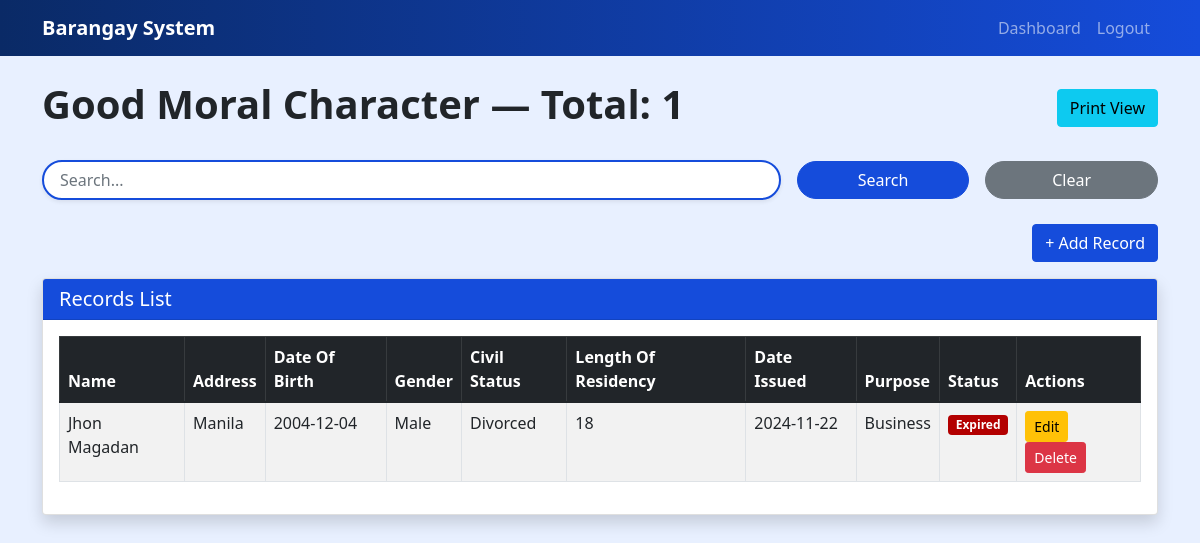
Page /goodmoral on the earlier database version.
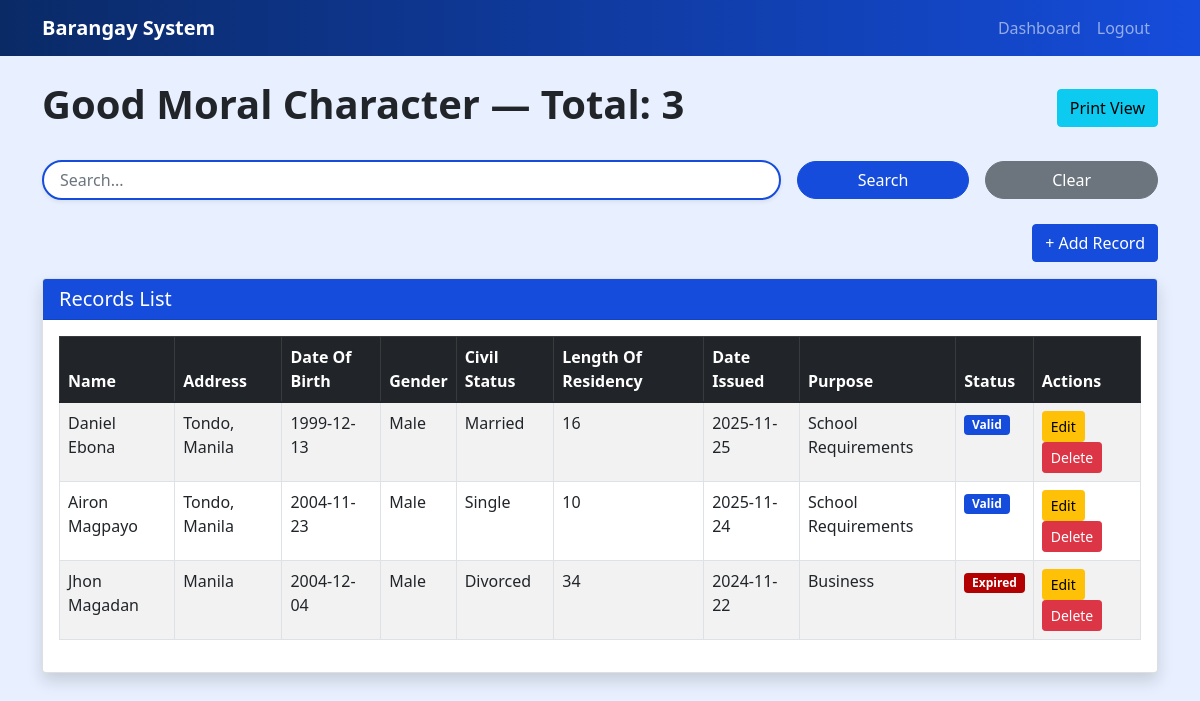
Same page on the later database version.
### models.py (models this page shows)
class GoodMoral(db.Model):
    id = db.Column(db.Integer, primary_key=True)
    name = db.Column(db.String(200), nullable=False)
    address = db.Column(db.String(300))
    date_of_birth = db.Column(db.Date)
    gender = db.Column(db.String(20))
    civil_status = db.Column(db.String(50))
    length_of_residency = db.Column(db.Integer)
    purpose = db.Column(db.String(300))
    status = db.Column(db.String(50))
    date_issued = db.Column(db.Date)

### app.py (the view, shortened to what this page needs)
        def view_func():
            q = request.args.get("q", "").strip()
            month = request.args.get("month", "")
            year = request.args.get("year", "")
            qry = Model.query
            if q:
                like = f"%{q}%"
                text_cols = [getattr(Model, c.name) for c in Model.__table__.columns if hasattr(c.type,"length") or c.type.__class__.__name__.lower() in ("text","varchar","string")]
                if text_cols:
                    qry = qry.filter(or_(*[col.ilike(like) for col in text_cols]))
            if month and year and "date_issued" in Model.__table__.columns.keys():
                qry = qry.filter(
                    db.func.strftime("%m", Model.date_issued) == f"{int(month):02d}",
                    db.func.strftime("%Y", Model.date_issued) == year
                )
            records_orm = qry.order_by(Model.id.desc()).all()
            today = datetime.utcnow().date()
            for r in records_orm:
                if hasattr(r,"date_issued") and r.date_issued:
                    months = 12 if "business" in (getattr(r,"purpose","") or "").lower() else 6
                    expiry = r.date_issued + timedelta(days=30*months)
                    if hasattr(r,"status"):
                        r.status = "Expired" if today>expiry else "Valid"
            records = [row_to_dict(r, Model) for r in records_orm]
            headers = model_headers(Model)
            fields = make_fields_from_model(Model)
            return render_template(template, title=title, records=records, q=q, month=month, year=year, route_name=prefix, headers=headers, fields=fields)

### app.py (called while the page is built)
def column_is_date(col):
    return "DATE" in str(col.type).upper() or col.type.__class__.__name__.lower().startswith("date")

def column_is_numeric(col):
    return col.type.__class__.__name__.lower() in ("integer", "bigint", "smallint", "numeric", "float", "decimal")

def model_columns(Model):
    return [c for c in Model.__table__.columns]

def model_headers(Model):
    return [c.name for c in model_columns(Model)]

def row_to_dict(row, Model):
    out = {}
    for c in model_columns(Model):
        val = getattr(row, c.name)
        if isinstance(val, datetime):
            out[c.name] = val.date().isoformat()
        elif hasattr(val, "isoformat") and column_is_date(c) and val is not None:
            try:
                out[c.name] = val.isoformat()
            except:
                out[c.name] = str(val)
        else:
            out[c.name] = val
    return out

### templates/good_moral.html (shortened to what this page needs)
{% extends 'record_template.html' %}

### templates/record_template.html (shortened to what this page needs)
<!DOCTYPE html>
<html lang="en">
<head>
    <link href="https://cdn.jsdelivr.net/npm/bootstrap@5.1.3/dist/css/bootstrap.min.css" rel="stylesheet">
</head>
<body>
<nav class="navbar navbar-expand-lg navbar-dark">
    <div class="container">
        <a class="navbar-brand fw-bold" href="{{ url_for('index') }}">Barangay System</a>
        <div class="navbar-nav ms-auto">
            <a class="nav-link" href="{{ url_for('index') }}">Dashboard</a>
            <a class="nav-link" href="{{ url_for('auth.logout') }}">Logout</a>
        </div>
    </div>
</nav>
<div class="container mt-4">
    <div class="d-flex justify-content-between align-items-center mb-4">
        <h1 class="fw-bold text-center text-dark">{{ title }} — Total: {{ records|length }}</h1>
        <div>
            <a href="{{ url_for('print_view', rtype=route_name) }}" class="btn btn-info">Print View</a>
        </div>
    </div>
    <div class="mb-4">
    <form method="GET">
        <div class="row g-3 align-items-center">
            <div class="col-md-8">
                <input type="text" name="q" value="{{ q }}" class="form-control rounded-pill shadow-sm px-3"
                       style="border: 2px solid #154cdb;" placeholder="Search...">
            </div>
            <div class="col-md-2">
                <button class="btn btn-primary w-100 rounded-pill">Search</button>
            </div>
            <div class="col-md-2">
                <a href="{{ url_for('view_' + route_name) }}" class="btn btn-secondary w-100 rounded-pill">Clear</a>
            </div>
        </div>
    </form>
</div>
<div class="text-end mb-3">
        <button class="btn btn-primary" id="toggleAddForm">+ Add Record</button>
    </div>
    <div class="card shadow">
        <div class="card-header"><h5 class="mb-0">Records List</h5></div>
        <div class="card-body">
            {% if records %}
            <div class="table-responsive">
                <table class="table table-bordered table-striped">
                    <thead class="table-dark">
                    <tr>
                        {% for f in fields %}
                            <th>{{ f.name.replace('_',' ')|title }}</th>
                        {% endfor %}
                        {% if 'status' in headers %}
                            <th>Status</th>
                        {% endif %}
                        <th>Actions</th>
                    </tr>
                    </thead>
                    <tbody>
                    {% for r in records %}
                        <tr>
                            {% for f in fields %}
                                <td>{{ r[f.name] }}</td>
                            {% endfor %}
                            {% if 'status' in headers %}
                                <td>
                                    {% if r.status %}
                                        <span class="badge bg-{{ 'danger' if r.status=='Expired' else 'success' }}">{{ r.status }}</span>
                                    {% else %} — {% endif %}
                                </td>
                            {% endif %}
                            <td>
                                <a href="{{ url_for('edit_record', rtype=route_name, id=r['id']) }}"
                                   class="btn btn-sm btn-warning">Edit</a>
                                <form action="{{ url_for('delete_record', rtype=route_name, id=r['id']) }}"
                                      method="POST" style="display:inline;">
                                    <button class="btn btn-sm btn-danger" onclick="return confirm('Delete record?')">Delete</button>
                                </form>
                            </td>
                        </tr>
                    {% endfor %}
                    </tbody>
                </table>
            </div>
            {% else %}
                <div class="alert alert-info">No records found.</div>
            {% endif %}
        </div>
    </div>
</div>
</body>
</html>

Differences in the rows shown:
added GoodMoral: name "Daniel Ebona" "Tondo, Manila" "1999-12-13" "Male" "Married" "16" "2025-11-25" "School Requirements", status "Valid"
added GoodMoral: name "Airon Magpayo" "Tondo, Manila" "2004-11-23" "Male" "Single" "10" "2025-11-24" "School Requirements", status "Valid"
Other differences:
{{ records|length }}: "1" → "3"
new list line: "34"
list line gone: "18"
